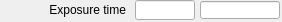
    <widget class="caFrame" name="caFrame_24">
     <property name="geometry">
      <rect>
       <x>45</x>
       <y>30</y>
       <width>282</width>
       <height>22</height>
      </rect>
     </property>
     <widget class="caLabel" name="caLabel_33">
      <property name="geometry">
       <rect>
        <x>-30</x>
        <y>0</y>
        <width>156</width>
        <height>20</height>
       </rect>
      </property>
      <property name="frameShape">
       <enum>QFrame::NoFrame</enum>
      </property>
      <property name="text">
       <string>Exposure time</string>
      </property>
      <property name="alignment">
       <set>Qt::AlignAbsolute|Qt::AlignRight|Qt::AlignTrailing|Qt::AlignVCenter</set>
      </property>
      <property name="fontScaleMode">
       <enum>ESimpleLabel::WidthAndHeight</enum>
      </property>
      <property name="foreground">
       <color>
        <red>0</red>
        <green>0</green>
        <blue>0</blue>
       </color>
      </property>
      <property name="background">
       <color alpha="0">
        <red>0</red>
        <green>0</green>
        <blue>0</blue>
       </color>
      </property>
     </widget>
     <widget class="caTextEntry" name="caTextEntry_4">
      <property name="geometry">
       <rect>
        <x>135</x>
        <y>0</y>
        <width>60</width>
        <height>20</height>
       </rect>
      </property>
      <property name="channel" stdset="0">
       <string>$(P)$(R)AcquireTime</string>
      </property>
      <property name="foreground">
       <color>
        <red>0</red>
        <green>0</green>
        <blue>0</blue>
       </color>
      </property>
      <property name="background">
       <color>
        <red>115</red>
        <green>223</green>
        <blue>255</blue>
       </color>
      </property>
      <property name="colorMode">
       <enum>caLineEdit::Static</enum>
      </property>
      <property name="precisionMode">
       <enum>caLineEdit::Channel</enum>
      </property>
      <property name="limitsMode">
       <enum>caLineEdit::Channel</enum>
      </property>
      <property name="maxValue">
       <double>1.000000000000000</double>
      </property>
      <property name="minValue">
       <double>0.000000000000000</double>
      </property>
      <property name="fontScaleMode">
       <enum>caLineEdit::WidthAndHeight</enum>
      </property>
      <property name="formatType">
       <enum>caLineEdit::decimal</enum>
      </property>
     </widget>
     <widget class="caLineEdit" name="caLineEdit_21">
      <property name="geometry">
       <rect>
        <x>200</x>
        <y>1</y>
        <width>80</width>
        <height>18</height>
       </rect>
      </property>
      <property name="alignment">
       <set>Qt::AlignAbsolute|Qt::AlignLeading|Qt::AlignLeft|Qt::AlignVCenter</set>
      </property>
      <property name="channel" stdset="0">
       <string>$(P)$(R)AcquireTime_RBV</string>
      </property>
      <property name="foreground">
       <color>
        <red>10</red>
        <green>0</green>
        <blue>184</blue>
       </color>
      </property>
      <property name="background">
       <color>
        <red>187</red>
        <green>187</green>
        <blue>187</blue>
       </color>
      </property>
      <property name="colorMode">
       <enum>caLineEdit::Static</enum>
      </property>
      <property name="precisionMode">
       <enum>caLineEdit::Channel</enum>
      </property>
      <property name="limitsMode">
       <enum>caLineEdit::Channel</enum>
      </property>
      <property name="maxValue">
       <double>1.000000000000000</double>
      </property>
      <property name="minValue">
       <double>0.000000000000000</double>
      </property>
      <property name="fontScaleMode">
       <enum>caLineEdit::WidthAndHeight</enum>
      </property>
      <property name="formatType">
       <enum>caLineEdit::decimal</enum>
      </property>
     </widget>
    </widget>
